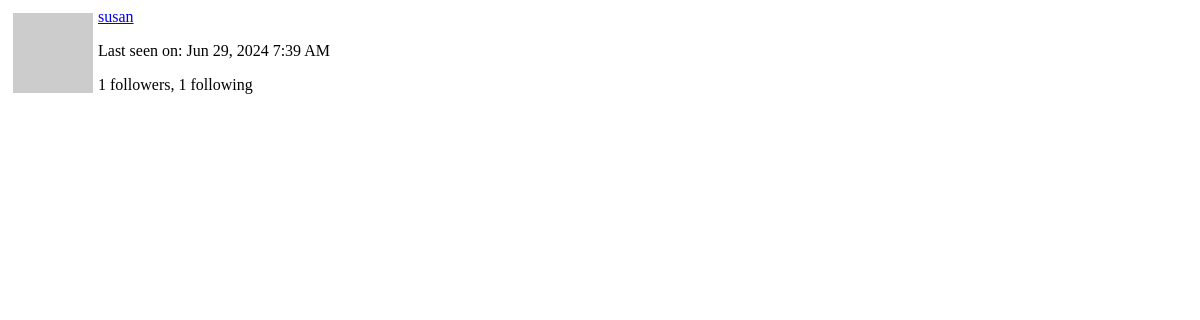
Page /user/susan/popup (signed in) on the earlier database version.
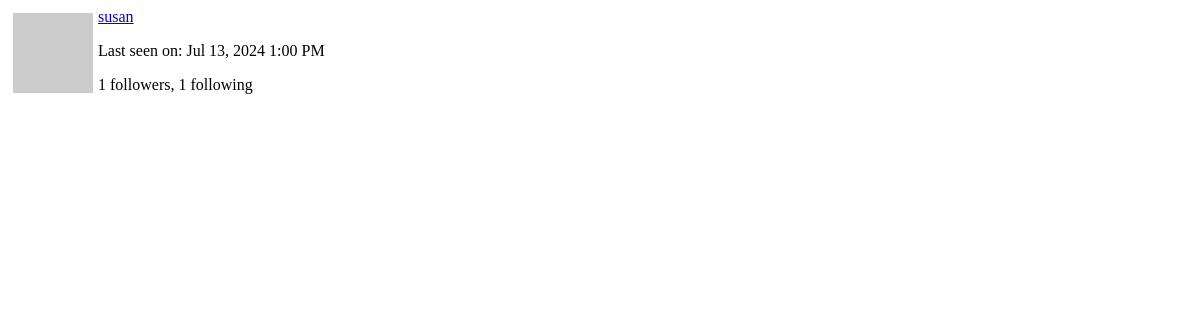
Same page on the later database version.
### app/models.py (models this page shows, shortened)
class User(UserMixin, db.Model):
    id: so.Mapped[int] = so.mapped_column(primary_key=True)
    username: so.Mapped[str] = so.mapped_column(sa.String(64), index=True,
                                                unique=True)
    email: so.Mapped[str] = so.mapped_column(sa.String(120), index=True,
                                             unique=True)
    password_hash: so.Mapped[Optional[str]] = so.mapped_column(sa.String(256))
    posts: so.WriteOnlyMapped['Post'] = so.relationship(
        back_populates='author')
    about_me: so.Mapped[Optional[str]] = so.mapped_column(sa.String(140))
    last_seen: so.Mapped[Optional[datetime]] = so.mapped_column(
        default=lambda: datetime.now(timezone.utc))
    following: so.WriteOnlyMapped['User'] = so.relationship(
        secondary=followers, primaryjoin=(followers.c.follower_id == id),
        secondaryjoin=(followers.c.followed_id == id),
        back_populates='followers')
    followers: so.WriteOnlyMapped['User'] = so.relationship(
        secondary=followers, primaryjoin=(followers.c.followed_id == id),
        secondaryjoin=(followers.c.follower_id == id),
        back_populates='following')
    def avatar(self, size):
        digest = md5(self.email.lower().encode('utf-8')).hexdigest()
        return f'https://www.gravatar.com/avatar/{digest}?d=identicon&s={size}'
    def followers_count(self):
        query = sa.select(sa.func.count()).select_from(
            self.followers.select().subquery())
        return db.session.scalar(query)
    def following_count(self):
        query = sa.select(sa.func.count()).select_from(
            self.following.select().subquery())
        return db.session.scalar(query)

### app/main/routes.py (the view)
@bp.route('/user/<username>/popup')
@login_required
def user_popup(username):
    user = db.first_or_404(sa.select(User).where(User.username == username))
    form = EmptyForm()
    return render_template('user_popup.html', user=user, form=form)

### app/main/routes.py (called while the page is built)
@bp.before_app_request
def before_request():
    if current_user.is_authenticated:
        current_user.last_seen = datetime.now(timezone.utc)
        db.session.commit()
        g.search_form = SearchForm()
    g.locale = str(get_locale())

### app/models.py (called while the page is built)
@login.user_loader
def load_user(id):
  return db.session.get(User, int(id))

    @classmethod
    def before_commit(cls, session):
        session._changes = {
            'add': list(session.new),
            'update': list(session.dirty),
            'delete': list(session.deleted)
        }

    @classmethod
    def after_commit(cls, session):
        for obj in session._changes['add']:
            if isinstance(obj, SearchableMixin):
                add_to_index(obj.__tablename__, obj)
        for obj in session._changes['update']:
            if isinstance(obj, SearchableMixin):
                add_to_index(obj.__tablename__, obj)
        for obj in session._changes['delete']:
            if isinstance(obj, SearchableMixin):
                remove_from_index(obj.__tablename__, obj)
        session._changes = None

### app/templates/user_popup.html (shortened to what this page needs)
<div>
    <img src="{{ user.avatar(64) }}" style="margin: 5px; float: left">
    <p><a href="{{ url_for('main.user', username=user.username) }}">{{ user.username }}</a></p>
    {% if user.last_seen %}
    <p>{{ _('Last seen on') }}: {{ moment(user.last_seen).format('lll') }}</p>
    {% endif %}
    <p>{{ _('%(count)d followers', count=user.followers_count()) }}, {{ _('%(count)d following', count=user.following_count()) }}</p>
  </div>

Differences in the rows shown:
changed User "susan": last_seen "Jun 29, 2024 7:39 AM" → "Jul 13, 2024 1:00 PM"
